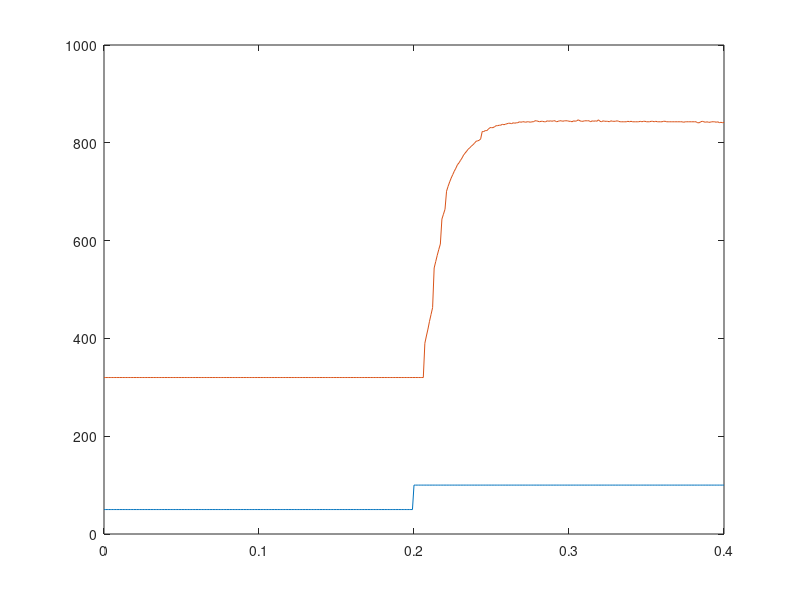
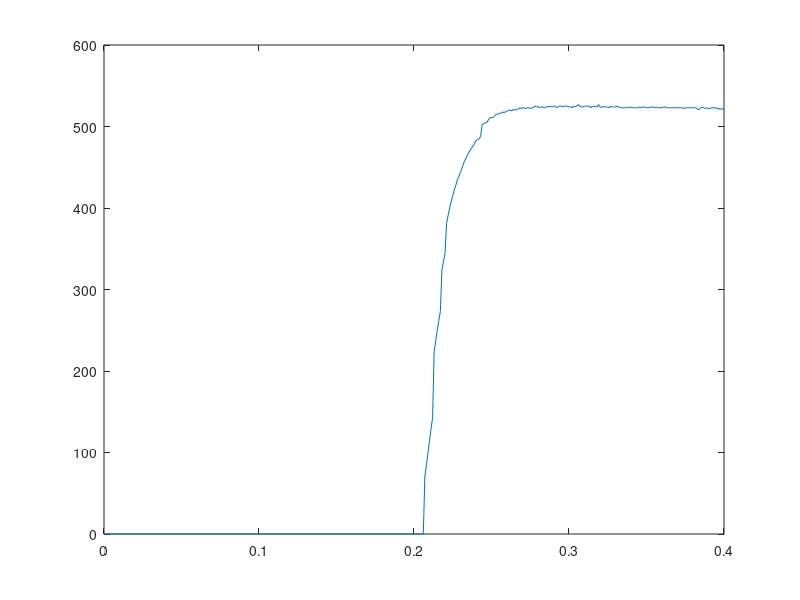

Write the MATLAB code that produced these figures, in order.
% Separa los datos del vector ensayo en dos vectores: u para la entrada
% e y para la salida. Genera además un vector de tiempo y representa
% gráficamente los datos para ver fácilmente si el ensayo es bueno
% para identificar la planta.

ensayo = [ 
 50, 320;
 50, 320;
 50, 320;
 50, 320;
 50, 320;
 50, 320;
 50, 320;
 50, 320;
 50, 320;
 50, 320;
 50, 320;
 50, 320;
 50, 320;
 50, 320;
 50, 320;
 50, 320;
 50, 320;
 50, 320;
 50, 320;
 50, 320;
 50, 320;
 50, 320;
 50, 320;
 50, 320;
 50, 320;
 50, 320;
 50, 320;
 50, 320;
 50, 320;
 50, 320;
 50, 320;
 50, 320;
 50, 320;
 50, 320;
 50, 320;
 50, 320;
 50, 320;
 50, 320;
 50, 320;
 50, 320;
 50, 320;
 50, 320;
 50, 320;
 50, 320;
 50, 320;
 50, 320;
 50, 320;
 50, 320;
 50, 320;
 50, 320;
 50, 320;
 50, 320;
 50, 320;
 50, 320;
 50, 320;
 50, 320;
 50, 320;
 50, 320;
 50, 320;
 50, 320;
 50, 320;
 50, 320;
 50, 320;
 50, 320;
 50, 320;
 50, 320;
 50, 320;
 50, 320;
 50, 320;
 50, 320;
 50, 320;
 50, 320;
 50, 320;
 50, 320;
 50, 320;
 50, 320;
 50, 320;
 50, 320;
 50, 320;
 50, 320;
 50, 320;
 50, 320;
 50, 320;
 50, 320;
 50, 320;
 50, 320;
 50, 320;
 50, 320;
 50, 320;
 50, 320;
 50, 320;
 50, 320;
 50, 320;
 50, 320;
 50, 320;
 50, 320;
 50, 320;
 50, 320;
 50, 320;
 50, 320;
 50, 320;
 50, 320;
 50, 320;
 50, 320;
 50, 320;
 50, 320;
 50, 320;
 50, 320;
 50, 320;
 50, 320;
 50, 320;
 50, 320;
 50, 320;
 50, 320;
 50, 320;
 50, 320;
 50, 320;
 50, 320;
 50, 320;
 50, 320;
 50, 320;
 50, 320;
 50, 320;
 50, 320;
 50, 320;
 50, 320;
 50, 320;
 50, 320;
 50, 320;
 50, 320;
 50, 320;
 50, 320;
 50, 320;
 50, 320;
 50, 320;
 50, 320;
 50, 320;
 50, 320;
 50, 320;
 50, 320;
 50, 320;
 50, 320;
 50, 320;
 50, 320;
 50, 320;
 50, 320;
 50, 320;
 50, 320;
 50, 320;
 50, 320;
 50, 320;
 50, 320;
 50, 320;
 50, 320;
 50, 320;
 50, 320;
 50, 320;
 50, 320;
 50, 320;
 50, 320;
 50, 320;
 50, 320;
 50, 320;
 50, 320;
 50, 320;
 50, 320;
 50, 320;
 50, 320;
 50, 320;
 50, 320;
 50, 320;
 50, 320;
 50, 320;
 50, 320;
 50, 320;
 50, 320;
 50, 320;
 50, 320;
 50, 320;
 50, 320;
 50, 320;
 50, 320;
 50, 320;
 50, 320;
 50, 320;
 50, 320;
 50, 320;
 50, 320;
 50, 320;
 50, 320;
 50, 320;
 50, 320;
 50, 320;
 50, 320;
 50, 320;
 50, 320;
 50, 320;
 50, 320;
 50, 320;
 50, 320;
 100, 320;
 100, 320;
 100, 320;
 100, 320;
 100, 320;
 100, 320;
 100, 320;
 100, 390;
 100, 405;
 100, 419;
 100, 435;
 100, 449;
 100, 463;
 100, 544;
 100, 557;
 100, 570;
 100, 582;
 100, 593;
 100, 644;
 100, 654;
 100, 664;
 100, 701;
 100, 711;
 100, 720;
 100, 728;
 100, 735;
 100, 742;
 100, 748;
 100, 755;
 100, 759;
 100, 764;
 100, 769;
 100, 775;
 100, 779;
 100, 783;
 100, 787;
 100, 790;
 100, 793;
 100, 796;
 100, 799;
 100, 803;
 100, 804;
 100, 805;
 100, 808;
 100, 823;
 100, 823;
 100, 825;
 100, 825;
 100, 828;
 100, 831;
 100, 831;
 100, 831;
 100, 833;
 100, 835;
 100, 835;
 100, 836;
 100, 836;
 100, 838;
 100, 837;
 100, 838;
 100, 839;
 100, 840;
 100, 840;
 100, 839;
 100, 841;
 100, 840;
 100, 841;
 100, 841;
 100, 843;
 100, 842;
 100, 843;
 100, 843;
 100, 842;
 100, 843;
 100, 843;
 100, 842;
 100, 843;
 100, 843;
 100, 845;
 100, 845;
 100, 844;
 100, 843;
 100, 844;
 100, 844;
 100, 843;
 100, 843;
 100, 845;
 100, 844;
 100, 845;
 100, 844;
 100, 845;
 100, 845;
 100, 843;
 100, 844;
 100, 845;
 100, 845;
 100, 844;
 100, 845;
 100, 845;
 100, 845;
 100, 844;
 100, 844;
 100, 843;
 100, 845;
 100, 844;
 100, 845;
 100, 847;
 100, 845;
 100, 844;
 100, 844;
 100, 845;
 100, 845;
 100, 845;
 100, 845;
 100, 843;
 100, 845;
 100, 844;
 100, 845;
 100, 844;
 100, 847;
 100, 844;
 100, 843;
 100, 845;
 100, 844;
 100, 844;
 100, 844;
 100, 843;
 100, 845;
 100, 844;
 100, 844;
 100, 844;
 100, 845;
 100, 844;
 100, 843;
 100, 843;
 100, 843;
 100, 843;
 100, 843;
 100, 844;
 100, 843;
 100, 844;
 100, 843;
 100, 843;
 100, 843;
 100, 843;
 100, 843;
 100, 844;
 100, 843;
 100, 844;
 100, 844;
 100, 843;
 100, 843;
 100, 843;
 100, 844;
 100, 844;
 100, 843;
 100, 844;
 100, 843;
 100, 843;
 100, 843;
 100, 843;
 100, 844;
 100, 844;
 100, 843;
 100, 843;
 100, 843;
 100, 843;
 100, 843;
 100, 843;
 100, 843;
 100, 843;
 100, 843;
 100, 843;
 100, 843;
 100, 842;
 100, 843;
 100, 843;
 100, 843;
 100, 843;
 100, 843;
 100, 843;
 100, 843;
 100, 843;
 100, 841;
 100, 841;
 100, 843;
 100, 844;
 100, 843;
 100, 842;
 100, 843;
 100, 842;
 100, 842;
 100, 843;
 100, 843;
 100, 843;
 100, 842;
 100, 843;
 100, 841;
 100, 842;
 100, 841;
 100, 842
]

t_s = 0.001; % periodo de muestreo

% Crea el vector de tiempos
tam_vec = size(ensayo);
t = 0:t_s:(tam_vec(1)-1)*t_s;

%Obtiene los vectores de entrada y salida.
u = ensayo(:,1);
y = ensayo(:,2);

% Y los representa gráficamente
plot(t,u,t,y);

% por último elimina el offset de la señal de salida, tal como lo requiere
% el estimador del pidTuner
y_sin_offset = y - y(1);
figure(2);
plot(t,y_sin_offset);